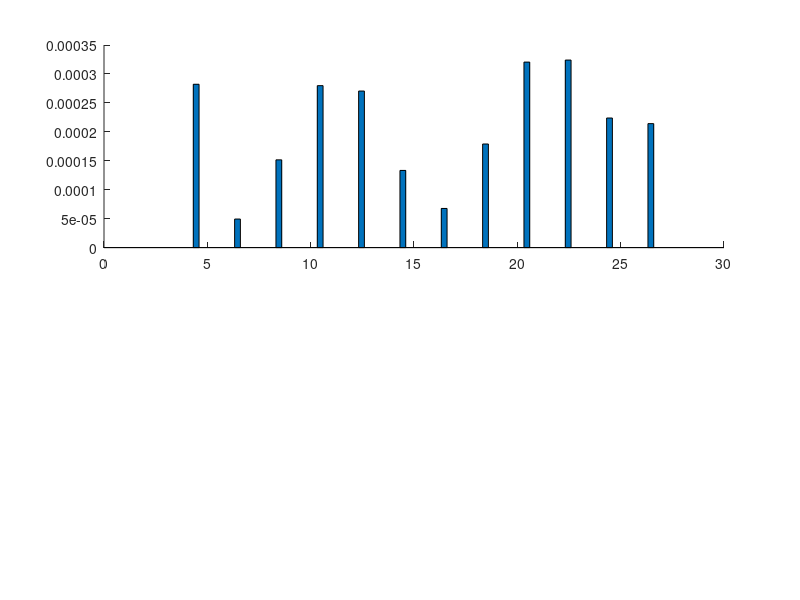

Here is the MATLAB script that generated this plot: (Note: this script raises an error after producing the figure.)
clc
clear
fontSize = 10;
format long

t_sample = 0.13;
f0 = 50;
w0 = 2*pi*f0;

N = 20;
tf = 0.5;
nFilter = 30;
f1 = 20;
f2 = 90;
sigma = 0;
h3Coeff = 0;%0.05;
h5Coeff = 0;%0.03;


fs = N*f0;

% the following coefficents are used in the arccosine-free version of the
% algorithm
a = fs/4/pi/sin(2*pi/N);
b = 2*cos(2*pi/N);


dt = 1/fs;

%% filter
fnyq = fs/2;


w1 = f1/fnyq;
w2 = f2/fnyq;

filterCoeffs = fir1(nFilter, [w1 w2]);

%%



Am = 1*sqrt(2);



t = 0:dt:tf;
[row, col] = size(t);
Nsamples = col;

f = f0 *ones(size(t))+ sin(2*pi*1*t) +0.5*sin(2*pi*6*t);
%f = 52 *ones(size(t));
%f = f0 *ones(size(t))+25*t-25*t.^2;
f3 = 3*f;
f5 = 5*f;

f_max = max(f);
f_min = min(f);

w = 2*pi*f;

w3 = 2*pi*f3;
w5 = 2*pi*f5;




phi0 = 0;

theta1(1) = phi0;
theta3(1) = phi0;
theta5(1) = phi0;

thetb1(1) = phi0+4*pi/3;
thetb3(1) = phi0+4*pi/3;
thetb5(1) = phi0+4*pi/3;

thetc1(1) = phi0+2*pi/3;
thetc3(1) = phi0+2*pi/3;
thetc5(1) = phi0+2*pi/3;


for k=2:length(t) 
    theta1(k) = theta1(k-1)+w(k)*dt;
    theta3(k) = theta3(k-1)+w3(k)*dt;
    theta5(k) = theta5(k-1)+w5(k)*dt;
    
    thetb1(k) = thetb1(k-1)+w(k)*dt;
    thetb3(k) = thetb3(k-1)+w3(k)*dt;
    thetb5(k) = thetb5(k-1)+w5(k)*dt;
    
    thetc1(k) = thetc1(k-1)+w(k)*dt;
    thetc3(k) = thetc3(k-1)+w3(k)*dt;
    thetc5(k) = thetc5(k-1)+w5(k)*dt;
end



x = Am*cos(theta1);% + sigma*randn(size(t))+ h3Coeff*Am*cos(theta3)+ h5Coeff*Am*cos(theta5);
y = Am*cos(thetb1);% + sigma*randn(size(t))+ h3Coeff*Am*cos(thetb3)+ h5Coeff*Am*cos(thetb5);
z = Am*cos(thetc1);% + sigma*randn(size(t))+ h3Coeff*Am*cos(thetc3)+ h5Coeff*Am*cos(thetc5);



%xh: x with harmonics
%yh: y with harmonics
%zh: z with harmonics
xh = Am*cos(theta1) + sigma*randn(size(t))+ h3Coeff*Am*cos(theta3)+ h5Coeff*Am*cos(theta5);
yh = Am*cos(thetb1) + sigma*randn(size(t))+ h3Coeff*Am*cos(thetb3)+ h5Coeff*Am*cos(thetb5);
zh = Am*cos(thetc1) + sigma*randn(size(t))+ h3Coeff*Am*cos(thetc3)+ h5Coeff*Am*cos(thetc5);

% xhf: xh filtered
% yhf: yh filtered
% zhf: zh filtered
xhf = filter(filterCoeffs,1,xh);
yhf = filter(filterCoeffs,1,yh);
zhf = filter(filterCoeffs,1,zh);



%% our approach for window length of 9

M = 3;
windowLength = 2*M+3; % = 9
K = M; % K = (windowLength-3)/2

firstIndex = K+2;

for k=firstIndex:Nsamples-K-1
    Xk = x(k-K:k+K)';
    Xk_minus = x(k-K-1:k+K-1)';
    Xk_plus = x(k-K+1:k+K+1)';
    f_hatWin9(k) = fs/2/pi*acos(Xk'*(Xk_minus+Xk_plus)/2/(Xk'*Xk));
    f_hatWin9_arccosinefree(k) = f0 + a*(Xk'*(b*Xk-Xk_minus-Xk_plus))/(Xk'*Xk);

    Yk = y(k-K:k+K)';
    Yk_minus = y(k-K-1:k+K-1)';
    Yk_plus = y(k-K+1:k+K+1)';

    Zk = z(k-K:k+K)';
    Zk_minus = z(k-K-1:k+K-1)';
    Zk_plus = z(k-K+1:k+K+1)';


    numArg = Xk'*(Xk_minus+Xk_plus);
    numArg = numArg + Yk'*(Yk_minus+Yk_plus);
    numArg = numArg + Zk'*(Zk_minus+Zk_plus);

    denArg = 2*(Xk'*Xk);
    denArg = denArg + 2*(Yk'*Yk);
    denArg = denArg + 2*(Zk'*Zk);

    arg = numArg/denArg;
    f_hatWin9_3phase(k) = fs/2/pi*acos(arg);
    
    % Antonio Lopez Algorithm
    Xk = [x(k-3); x(k); x(k+3)];
    Xk_minus = [x(k-4); x(k-1); x(k+2)];
    Xk_plus = [x(k-2); x(k+1); x(k+4)];
    f_hat_lopez(k) = fs/2/pi*acos(Xk'*(Xk_minus+Xk_plus)/2/(Xk'*Xk));
end

[r, c] = size(t);
Nsamples = c;

Kmax =12;

f_hat_1phase = f0*ones(Kmax+1,Kmax+1+nFilter);
f_hat_3phase = f0*ones(Kmax+1,Kmax+1+nFilter);

f_hat_1phase_withHarmonics = f0*ones(Kmax+1,Kmax+1+nFilter);
f_hat_3phase_withHarmonics = f0*ones(Kmax+1,Kmax+1+nFilter);

f_hat_1phase_withHarmonics_filtered = f0*ones(Kmax+1,Kmax+1+nFilter);
f_hat_3phase_withHarmonics_filtered = f0*ones(Kmax+1,Kmax+1+nFilter);

for K = 0:Kmax
    % K = 0,           Window Length = 3
    % K = 1,           Window Length = 5
    % K = 2,           Window Length = 7
    % K = 3,           Window Length = 9
    % K = 4,           Window Length = 11
    lengthWindow(K+1)  = 2*K+3;
    firstIndex = K+2;% the first element of Xk_minus must be available: it must be the first element of the signal
                     % k-K-1 = 1  ==>  k=K+2
    lastIndex = Nsamples-K-1;% the last element of Xk_plus must be available: it must be the first element of the signal
                              % k+K+1 = Nsamples  ==> k = Nsamples-K-1 
    for k=firstIndex:lastIndex
        Xk = x(k-K:k+K)';
        Xk_minus = x(k-K-1:k+K-1)';
        Xk_plus = x(k-K+1:k+K+1)';
        arg = Xk'*(Xk_minus+Xk_plus)/2/(Xk'*Xk);
        if(abs(arg)>1)
            f_hat_1phase(K+1,k) = f_hat_1phase(K+1,k-1);
        else
            f_hat_1phase(K+1,k) = fs/2/pi*acos(arg);
        end
        f_hat_1phase_arccosinefree(K+1,k) = f0 + a*(Xk'*(b*Xk-Xk_minus-Xk_plus))/(Xk'*Xk);
        
        Xkh = xh(k-K:k+K)';
        Xkh_minus = xh(k-K-1:k+K-1)';
        Xkh_plus = xh(k-K+1:k+K+1)';
        arg = Xkh'*(Xkh_minus+Xkh_plus)/2/(Xkh'*Xkh);
        if(abs(arg)>1)
            f_hat_1phase_withHarmonics(K+1,k) = f_hat_1phase_withHarmonics(K+1,k-1);
        else
            f_hat_1phase_withHarmonics(K+1,k) = fs/2/pi*acos(arg);
        end
        f_hat_1phase_arccosinefree_withHarmonics(K+1,k) = f0 + a*(Xkh'*(b*Xkh-Xkh_minus-Xkh_plus))/(Xkh'*Xkh);
        
        Xkhf = xhf(k-K:k+K)';
        Xkhf_minus = xhf(k-K-1:k+K-1)';
        Xkhf_plus = xhf(k-K+1:k+K+1)';
        arg = Xkhf'*(Xkhf_minus+Xkhf_plus)/2/(Xkhf'*Xkhf);
        if(abs(arg)>1)
            f_hat_1phase_withHarmonics_filtered(K+1,k) = f_hat_1phase_withHarmonics_filtered(K+1,k-1);
        else
            f_hat_1phase_withHarmonics_filtered(K+1,k) = fs/2/pi*acos(arg);
        end
        f_hat_1phase_arccosinefree_withHarmonics_filtered(K+1,k) = f0 + a*(Xkhf'*(b*Xkhf-Xkhf_minus-Xkhf_plus))/(Xkhf'*Xkhf);


        Yk = y(k-K:k+K)';
        Yk_minus = y(k-K-1:k+K-1)';
        Yk_plus = y(k-K+1:k+K+1)';
        
        Zk = z(k-K:k+K)';
        Zk_minus = z(k-K-1:k+K-1)';
        Zk_plus = z(k-K+1:k+K+1)';

        
        numArg = Xk'*(Xk_minus+Xk_plus);
        numArg = numArg + Yk'*(Yk_minus+Yk_plus);
        numArg = numArg + Zk'*(Zk_minus+Zk_plus);
        
        denArg = 2*(Xk'*Xk);
        denArg = denArg + 2*(Yk'*Yk);
        denArg = denArg + 2*(Zk'*Zk);
        
        arg = numArg/denArg;
        if(abs(arg)>1)
            f_hat_3phase(K+1,k) = f_hat_3phase(K+1,k-1);
        else
            f_hat_3phase(K+1,k) = fs/2/pi*acos(arg);
        end
        
        % three-phase arccosine-free
        num = a*(Xk'*(b*Xk-Xk_minus-Xk_plus));
        num = num + a*(Yk'*(b*Yk-Yk_minus-Yk_plus));
        num = num + a*(Zk'*(b*Zk-Zk_minus-Zk_plus));
        
        den = (Xk'*Xk);
        den = den + (Yk'*Yk);
        den = den + (Zk'*Zk);
        
        f_hat_3phase_arccosinefree(K+1,k) = f0 + num/den;
        
        % three-phase with harmonics
        Ykh = yh(k-K:k+K)';
        Ykh_minus = yh(k-K-1:k+K-1)';
        Ykh_plus = yh(k-K+1:k+K+1)';
        
        Zkh = zh(k-K:k+K)';
        Zkh_minus = zh(k-K-1:k+K-1)';
        Zkh_plus = zh(k-K+1:k+K+1)';

        
        numArg = Xkh'*(Xkh_minus+Xkh_plus);
        numArg = numArg + Ykh'*(Ykh_minus+Ykh_plus);
        numArg = numArg + Zkh'*(Zkh_minus+Zkh_plus);
        
        denArg = 2*(Xkh'*Xkh);
        denArg = denArg + 2*(Ykh'*Ykh);
        denArg = denArg + 2*(Zkh'*Zkh);
        
        arg = numArg/denArg;
        if(abs(arg)>1)
            f_hat_3phase_withHarmonics(K+1,k) = f_hat_3phase_withHarmonics(K+1,k-1);
        else
            f_hat_3phase_withHarmonics(K+1,k) = fs/2/pi*acos(arg);
        end
        
        % three-phase with harmonics arccosine-free
        num = a*(Xkh'*(b*Xkh-Xkh_minus-Xkh_plus));
        num = num + a*(Ykh'*(b*Ykh-Ykh_minus-Ykh_plus));
        num = num + a*(Zkh'*(b*Zkh-Zkh_minus-Zkh_plus));
        
        den = (Xkh'*Xkh);
        den = den + (Ykh'*Ykh);
        den = den + (Zkh'*Zkh);
        
        f_hat_3phase_arccosinefree_withHarmonics(K+1,k) = f0 + num/den;
        
        
        % three-phase with harmonics,  Filtered
        Ykhf = yhf(k-K:k+K)';
        Ykhf_minus = yhf(k-K-1:k+K-1)';
        Ykhf_plus = yhf(k-K+1:k+K+1)';
        
        Zkhf = zhf(k-K:k+K)';
        Zkhf_minus = zhf(k-K-1:k+K-1)';
        Zkhf_plus = zhf(k-K+1:k+K+1)';

        
        numArg = Xkhf'*(Xkhf_minus+Xkhf_plus);
        numArg = numArg + Ykhf'*(Ykhf_minus+Ykhf_plus);
        numArg = numArg + Zkhf'*(Zkhf_minus+Zkhf_plus);
        
        denArg = 2*(Xkhf'*Xkhf);
        denArg = denArg + 2*(Ykhf'*Ykhf);
        denArg = denArg + 2*(Zkhf'*Zkhf);
        
        arg = numArg/denArg;
        if(abs(arg)>1)
            f_hat_3phase_withHarmonics_filtered(K+1,k) = f_hat_3phase_withHarmonics_filtered(K+1,k-1);
        else
            f_hat_3phase_withHarmonics_filtered(K+1,k) = fs/2/pi*acos(arg);
        end
        
        % three-phase with harmonics arccosine-free, filtered
        num = a*(Xkhf'*(b*Xkhf-Xkhf_minus-Xkhf_plus));
        num = num + a*(Ykhf'*(b*Ykhf-Ykhf_minus-Ykhf_plus));
        num = num + a*(Zkhf'*(b*Zkhf-Zkhf_minus-Zkhf_plus));
        
        den = (Xkhf'*Xkhf);
        den = den + (Ykhf'*Ykhf);
        den = den + (Zkhf'*Zkhf);
        
        f_hat_3phase_arccosinefree_withHarmonics_filtered(K+1,k) = f0 + num/den;
        
        
    end
%     figure()
%     plot(t(firstIndex:lastIndex), f(firstIndex:lastIndex),'Color','black','LineWidth',1)
%     hold on
%     plot(t(firstIndex:lastIndex), f_hat_1phase(K+1,firstIndex:lastIndex),'--','Color','blue','LineWidth',1)
%     plot(t(firstIndex:lastIndex), f_hat_1phase_arccosinefree(K+1,firstIndex:lastIndex),'--','Color','green','LineWidth',1)
%     plot(t(firstIndex:lastIndex), f_hat_3phase(K+1,firstIndex:lastIndex),'--','Color','red','LineWidth',1)
%     plot(t(firstIndex:lastIndex), f_hat_3phase_arccosinefree(K+1,firstIndex:lastIndex),'--','Color','cyan','LineWidth',1)
%     xlabel('time (sec)','FontSize', fontSize, 'FontWeight', 'bold')
%     ylabel('f(t) and f_e_s_t(t))','FontSize', fontSize, 'FontWeight', 'bold')
%     title(['data window length = ' int2str(2*K+3)],'FontSize', fontSize, 'FontWeight', 'bold')
%     legend('exact frequency','estimated frequency')
%     axis([0, tf, f_min-3, f_max+3])

    
    % with harmonics and/or noise
    se_1phase_withHarmonics = (f(firstIndex:lastIndex)-f_hat_1phase_withHarmonics(K+1,firstIndex:lastIndex)).^2;
    maxSE_1phase_withHarmonics = max(se_1phase_withHarmonics);
    MSE_1phase_withHarmonics(K+1) = mean(se_1phase_withHarmonics);
    MSE_1phase3phase_withHarmonics(K+1,1) = mean(se_1phase_withHarmonics);

    
    se_1phase_arccosinefree_withHarmonics = (f(firstIndex:lastIndex)-f_hat_1phase_arccosinefree_withHarmonics(K+1,firstIndex:lastIndex)).^2;
    maxSE_1phase_arccosinefree_withHarmonics = max(se_1phase_arccosinefree_withHarmonics);
    MSE_1phase_arccosinefree_withHarmonics(K+1) = mean(se_1phase_arccosinefree_withHarmonics);
    MSE_1phase3phase_withHarmonics(K+1,2) = mean(se_1phase_arccosinefree_withHarmonics);
    
    
    se_3phase_withHarmonics = (f(firstIndex:lastIndex)-f_hat_3phase_withHarmonics(K+1,firstIndex:lastIndex)).^2;
    maxSE_3phase_withHarmonics = max(se_3phase_withHarmonics);
    MSE_3phase_withHarmonics(K+1) = mean(se_3phase_withHarmonics);
    MSE_1phase3phase_withHarmonics(K+1,3) = mean(se_3phase_withHarmonics);
    
    
    se_3phase_arccosinefree_withHarmonics = (f(firstIndex:lastIndex)-f_hat_3phase_arccosinefree_withHarmonics(K+1,firstIndex:lastIndex)).^2;
    maxSE_3phase_arccosinefree_withHarmonics = max(se_3phase_arccosinefree_withHarmonics);
    MSE_3phase_arccosinefree_withHarmonics(K+1) = mean(se_3phase_arccosinefree_withHarmonics);
    MSE_1phase3phase_withHarmonics(K+1,4) = mean(se_3phase_arccosinefree_withHarmonics);
    
    % filtered
    se_1phase_withHarmonics_filtered = (f(firstIndex:lastIndex-nFilter/2)-f_hat_1phase_withHarmonics_filtered(K+1,firstIndex+nFilter/2:lastIndex)).^2;
    maxSE_1phase_withHarmonics_filtered = max(se_1phase_withHarmonics_filtered);
    MSE_1phase_withHarmonics_filtered(K+1) = mean(se_1phase_withHarmonics_filtered);
    MSE_1phase3phase_withHarmonics_filtered(K+1,1) = mean(se_1phase_withHarmonics_filtered);
    
    se_1phase_arccosinefree_withHarmonics_filtered = (f(firstIndex:lastIndex-nFilter/2)-f_hat_1phase_arccosinefree_withHarmonics_filtered(K+1,firstIndex+nFilter/2:lastIndex)).^2;
    maxSE_1phase_arccosinefree_withHarmonics_filtered = max(se_1phase_arccosinefree_withHarmonics_filtered);
    MSE_1phase_arccosinefree_withHarmonics_filtered(K+1) = mean(se_1phase_arccosinefree_withHarmonics_filtered);
    MSE_1phase3phase_withHarmonics_filtered(K+1,2) = mean(se_1phase_arccosinefree_withHarmonics_filtered);
    
    
    se_3phase_withHarmonics_filtered = (f(firstIndex:lastIndex-nFilter/2)-f_hat_3phase_withHarmonics_filtered(K+1,firstIndex+nFilter/2:lastIndex)).^2;
    maxSE_3phase_withHarmonics_filtered = max(se_3phase_withHarmonics_filtered);
    MSE_3phase_withHarmonics_filtered(K+1) = mean(se_3phase_withHarmonics_filtered);
    MSE_1phase3phase_withHarmonics_filtered(K+1,3) = mean(se_3phase_withHarmonics_filtered);
    
    se_3phase_arccosinefree_withHarmonics_filtered = (f(firstIndex:lastIndex-nFilter/2)-f_hat_3phase_arccosinefree_withHarmonics_filtered(K+1,firstIndex+nFilter/2:lastIndex)).^2;
    maxSE_3phase_arccosinefree_withHarmonics_filtered = max(se_3phase_arccosinefree_withHarmonics_filtered);
    MSE_3phase_arccosinefree_withHarmonics_filtered(K+1) = mean(se_3phase_arccosinefree_withHarmonics_filtered);
    MSE_1phase3phase_withHarmonics_filtered(K+1,4) = mean(se_3phase_arccosinefree_withHarmonics_filtered);
    
    
%      figure()
%      plot(t(firstIndex:lastIndex),mse,'Color','black','LineWidth',1)
%      xlabel('time (sec)','FontSize', fontSize, 'FontWeight', 'bold')
%      ylabel('MSE(f-f_e_s_t)','FontSize', fontSize, 'FontWeight', 'bold')
%      title(['data window length = ' int2str(2*K+3)],'FontSize', fontSize, 'FontWeight', 'bold')
%      axis([0, tf, 0, maxSE])
end

% for 1-phase case, the wibdow of length 3 is completely inefficent 
% therefore we ignore showing their MSE
MSE_1phase3phase_withHarmonics(1,1)=0;
MSE_1phase3phase_withHarmonics(1,2)=0;
figure(1)
subplot(211)
bar(lengthWindow, MSE_1phase3phase_withHarmonics,'group')
xlabel('length of data window','FontSize', fontSize, 'FontWeight', 'bold')
ylabel('MSE','FontSize', fontSize, 'FontWeight', 'bold')
legend('1-phase', '1-phase arccosine-free', '3-phase', '3-phase arccosine-free')
title(['Fig. 1a: Comparison of four proposed approaches, SNR = ' int2str(20*log10(1/sigma))],'FontSize', fontSize, 'FontWeight', 'bold')

subplot(212)
plot(t(firstIndex:lastIndex), f(firstIndex:lastIndex),'Color','black','LineWidth',1)
hold on
%plot(t(firstIndex:lastIndex), f_hat_1phase(4, firstIndex:lastIndex), 'red')
%plot(t(firstIndex:lastIndex), f_hat_1phase_withHarmonics_filtered(4,firstIndex:lastIndex), 'green')
plot(t(firstIndex:lastIndex), f_hat_1phase(4,firstIndex:lastIndex), '-.', 'Color','black','LineWidth',1)
xlabel('time (sec)','FontSize', fontSize, 'FontWeight', 'bold')
ylabel('frequency (Hz)','FontSize', fontSize, 'FontWeight', 'bold')
title('Fig. 1b: Comparison of exact and estimated frequency','FontSize', fontSize, 'FontWeight', 'bold')
legend('exact frequency', 'estimated frequency')

% % for 1-phase case, the wibdow of length 3 is completely inefficent 
% % therefore we ignore showing their MSE
% MSE_1phase3phase_withHarmonics_filtered(1,1)=0;
% MSE_1phase3phase_withHarmonics_filtered(1,2)=0;
% figure(2)
% bar(lengthWindow, MSE_1phase3phase_withHarmonics_filtered,'group')
% xlabel('length of data window','FontSize', fontSize, 'FontWeight', 'bold')
% ylabel('mean(f-f_e_s_t)^2','FontSize', fontSize, 'FontWeight', 'bold')
% legend('1-phase', '1-phase arccosine-free', '3-phase', '3-phase arccosine-free')
% title(['Comparison of four proposed approaches, SNR = ' int2str(20*log10(1/sigma)) ', signal pre-filtered'],'FontSize', fontSize, 'FontWeight', 'bold')





% spanTime = firstIndex:Nsamples-K-1;
% figure()
% plot(t(spanTime), f(spanTime),'Color','black','LineWidth',1)
% hold on
% plot(t(spanTime), f_hatWin9(spanTime),'--','Color','black','LineWidth',1)
% plot(t(spanTime), f_hatWin9_arccosinefree(spanTime),'--','Color','blue','LineWidth',1)
% plot(t(spanTime), f_hatWin9_3phase(spanTime),'--','Color','green','LineWidth',1)
% xlabel('time (sec)','FontSize', fontSize, 'FontWeight', 'bold')
% ylabel('f(t) and f_e_s_t(t))','FontSize', fontSize, 'FontWeight', 'bold')
% title(['data window length = ' int2str(2*K+3)],'FontSize', fontSize, 'FontWeight', 'bold')
% legend('exact frequency','estimated frequency')
% axis([0, tf, f_min-3, f_max+3])
% 
% 
% squareError = (f(spanTime)-f_hatWin9(spanTime)).^2;
% MSE_1phase = mean(squareError);
% 
% 
% squareError = (f(spanTime)-f_hat_lopez(spanTime)).^2;
% MSE_1phase_Lopez = mean(squareError);
% 
% squareError = (f(spanTime)-f_hatWin9_arccosinefree(spanTime)).^2;
% MSE_1phase_arccosinefree = mean(squareError);
% 
% squareError = (f(spanTime)-f_hatWin9_3phase(spanTime)).^2;
% MSE_3phase = mean(squareError);
% 
% MSE(1,1) = MSE_1phase;
% MSE(2,1) = MSE_1phase_arccosinefree;
% MSE(3,1) = MSE_3phase;
% figure()
% bar(MSE,'group')
% xlabel('MSE_1phase                                         MSE_1phase_arccosinefree                                   MSE_3phase')
% title('Comparison of our three approaches')
% 
% 
% MSE(1,1) = MSE_1phase;
% MSE(2,1) = MSE_1phase_arccosinefree;
% MSE(3,1) = MSE_1phase_Lopez;
% figure()
% bar(MSE,'group')
% xlabel('MSE_1phase                                         MSE_1phase_arccosinefree                                   MSE_1phase_Lopez')
% title('Comparison of our single-phase approaches and that of Lopez')
% 
